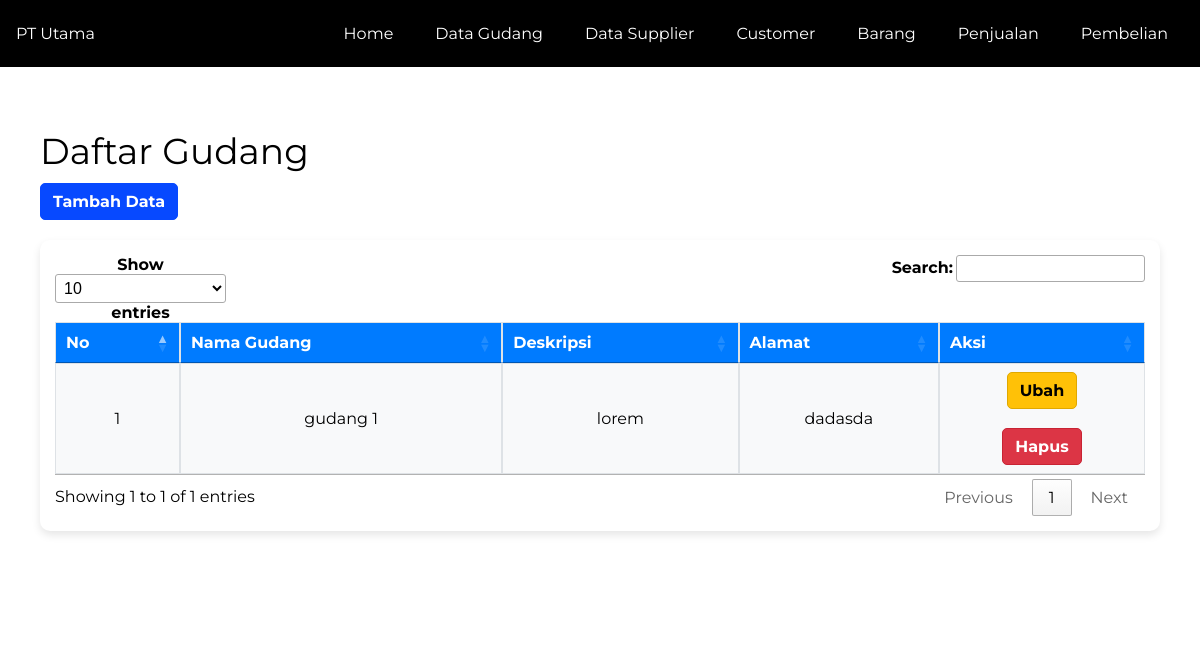
Screenshot of /gudangdaftar.php with the database file from the repository.
### tables this page shows
CREATE TABLE `gudang` (
  `idgudang` int(11) NOT NULL,
  `namagudang` text NOT NULL,
  `deskripsi` text NOT NULL,
  `alamat` text NOT NULL
);

### gudangdaftar.php (the view, shortened to what this page needs)
<?php include 'header.php'; ?>
<div class="display-kontainer kontainer" style="padding-bottom: 50px;">
	<div class="kontainer padding-32">
		<h1>Daftar Gudang</h1>
		<a href="gudangtambah.php" class="btn btn-primary float-right">Tambah Data</a>
		<div class="row">
			<div class="col l12">
				<div class="card shadow mb-4">
					<div class="card-body">
						<table class="table table-bordered table-striped" id="table">
							<thead class="bg-primary text-white">
								<tr>
									<th>No</th>
									<th>Nama Gudang</th>
									<th>Deskripsi</th>
									<th>Alamat</th>
									<th>Aksi</th>
								</tr>
							</thead>
							<tbody>
								<?php $nomor = 1; ?>
								<?php $ambil = $koneksi->query("SELECT*FROM gudang "); ?>
								<?php while ($pecah = $ambil->fetch_assoc()) { ?>
									<tr>
										<td><?php echo $nomor; ?></td>
										<td><?php echo $pecah['namagudang'] ?></td>
										<td><?php echo $pecah['deskripsi'] ?></td>
										<td><?php echo $pecah['alamat'] ?></td>
										<td>
    <a href="gudangedit.php?id=<?php echo $pecah['idgudang']; ?>" class="btn btn-warning">Ubah</a>
    <br><br>
    <a href="gudanghapus.php?id=<?php echo $pecah['idgudang']; ?>" class="btn btn-danger" onclick="return confirm('Apakah Anda Yakin Ingin Menghapus Data ?')">Hapus</a>
</td>
									</tr>
									<?php $nomor++; ?>
								<?php } ?>
							</tbody>
						</table>
					</div>
				</div>
			</div>
		</div>
	</div>
</div>
<?php
include 'footer.php';
?>

### css/style.css (style rules this page uses)
* { margin: 0; padding: 0; box-sizing: border-box; }
body { font-family: Arial, sans-serif; width: 100vw; max-width: 100%; }
a { background-color: transparent }
html { overflow-x: hidden }
h1 { font-size: 36px }
h1, h2, h3, h4, h5, h6 { font-family: "Segoe UI", Arial, sans-serif; font-weight: 400; margin: 10px 0 }
a { color: inherit }
.display-kontainer { position: relative }
.bar:after, .bar:before, .kontainer:after, .kontainer:before, .row-padding:after, .row-padding:before, .row:after, .row:before { content: ""; display: table; clear: both }
.col { float: left; width: 100% }
@media (min-width:993px) { .col.l12 { width: 99.99999% } }
.content { margin-left: auto; margin-right: auto }
.content { max-width: 980px }
.kontainer { padding: .01em 16px }
.padding-32 { padding-top: 32px!important; padding-bottom: 32px!important }
.text-white { color: #fff!important }
body, h1, h2, h3, h4, h5, h6, .wide { font-family: "Montserrat", sans-serif; }
.kontainer { max-width: 1200px; margin: auto; padding: 20px; }
.row { display: grid; grid-template-columns: 1fr; gap: 20px; }
.card { background: #fff; border-radius: 10px; box-shadow: 0 4px 8px rgba(0, 0, 0, 0.1); overflow: hidden; text-align: center; transition: transform 0.3s ease; width: 100%; max-width: 100%; }
.card-body { padding: 15px; }
.table { width: 100%; border-collapse: collapse; border-spacing: 0; background-color: #fff; overflow-x: auto; white-space: normal; table-layout: auto; display: table; }
.table-bordered th, .table-bordered td { border: 1px solid #dee2e6; padding: 10px; text-align: center; }
.table thead { background-color: #007bff; color: white; }
.table-striped tbody tr:nth-of-type(odd) { background-color: #f8f9fa; }
.btn { display: inline-block; padding: 8px 12px; border-radius: 5px; text-decoration: none; font-weight: bold; text-align: center; transition: all 0.3s ease; }
.btn-warning { background-color: #ffc107; color: #000; border: 1px solid #e0a800; }
.btn-primary { background-color: #0749ff; color: #ffffff; border: 1px solid #0749ff; }
.btn-danger { background-color: #dc3545; color: #fff; border: 1px solid #c82333; }

### rows the page displays
gudang: namagudang "gudang 1", deskripsi "lorem", alamat "dadasda"
